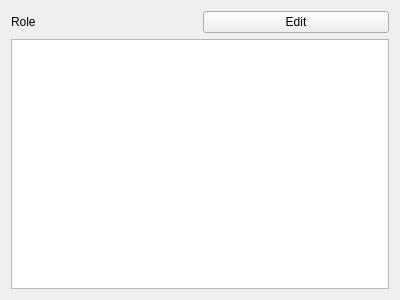
<?xml version="1.0" encoding="UTF-8"?>
<ui version="4.0">
 <class>MessageWidget</class>
 <widget class="QWidget" name="MessageWidget">
  <property name="geometry">
   <rect>
    <x>0</x>
    <y>0</y>
    <width>400</width>
    <height>300</height>
   </rect>
  </property>
  <property name="windowTitle">
   <string>Form</string>
  </property>
  <layout class="QVBoxLayout" name="verticalLayout_2">
   <item>
    <layout class="QVBoxLayout" name="verticalLayout">
     <item>
      <layout class="QHBoxLayout" name="horizontalLayout">
       <item>
        <widget class="QLabel" name="roleLabel">
         <property name="text">
          <string>Role</string>
         </property>
        </widget>
       </item>
       <item>
        <widget class="QPushButton" name="editButton">
         <property name="text">
          <string>Edit</string>
         </property>
        </widget>
       </item>
      </layout>
     </item>
    </layout>
   </item>
   <item>
    <widget class="QTextBrowser" name="messageText">
     <property name="verticalScrollBarPolicy">
      <enum>Qt::ScrollBarPolicy::ScrollBarAlwaysOff</enum>
     </property>
     <property name="horizontalScrollBarPolicy">
      <enum>Qt::ScrollBarPolicy::ScrollBarAlwaysOff</enum>
     </property>
     <property name="sizeAdjustPolicy">
      <enum>QAbstractScrollArea::SizeAdjustPolicy::AdjustIgnored</enum>
     </property>
    </widget>
   </item>
  </layout>
 </widget>
 <resources/>
 <connections/>
</ui>
